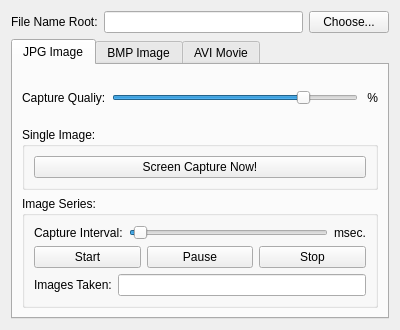
<?xml version="1.0" encoding="UTF-8"?>
<ui version="4.0">
 <class>ScreenCapture</class>
 <widget class="QWidget" name="ScreenCapture">
  <property name="geometry">
   <rect>
    <x>0</x>
    <y>0</y>
    <width>400</width>
    <height>330</height>
   </rect>
  </property>
  <property name="windowTitle">
   <string>Form</string>
  </property>
  <layout class="QVBoxLayout" name="verticalLayout">
   <item>
    <layout class="QHBoxLayout" name="horizontalLayout">
     <item>
      <widget class="QLabel" name="label">
       <property name="text">
        <string>File Name Root:</string>
       </property>
      </widget>
     </item>
     <item>
      <widget class="QLineEdit" name="fileNameEdit"/>
     </item>
     <item>
      <widget class="QPushButton" name="fileNameBtn">
       <property name="text">
        <string>Choose...</string>
       </property>
      </widget>
     </item>
    </layout>
   </item>
   <item>
    <widget class="QTabWidget" name="tabWidget">
     <property name="currentIndex">
      <number>0</number>
     </property>
     <widget class="QWidget" name="jpgImage">
      <attribute name="title">
       <string>JPG Image</string>
      </attribute>
      <layout class="QVBoxLayout" name="verticalLayout_2">
       <item>
        <layout class="QHBoxLayout" name="horizontalLayout_3">
         <item>
          <widget class="QLabel" name="label_4">
           <property name="text">
            <string>Capture Qualiy:</string>
           </property>
          </widget>
         </item>
         <item>
          <widget class="QSlider" name="jpgQualitySlider">
           <property name="minimum">
            <number>1</number>
           </property>
           <property name="maximum">
            <number>100</number>
           </property>
           <property name="value">
            <number>80</number>
           </property>
           <property name="orientation">
            <enum>Qt::Horizontal</enum>
           </property>
          </widget>
         </item>
         <item>
          <widget class="QLabel" name="jpgQualityLabel">
           <property name="text">
            <string> %</string>
           </property>
          </widget>
         </item>
        </layout>
       </item>
       <item>
        <widget class="QGroupBox" name="groupBox">
         <property name="sizePolicy">
          <sizepolicy hsizetype="Preferred" vsizetype="Preferred">
           <horstretch>0</horstretch>
           <verstretch>0</verstretch>
          </sizepolicy>
         </property>
         <property name="title">
          <string>Single Image:</string>
         </property>
         <layout class="QVBoxLayout" name="verticalLayout_3">
          <item>
           <widget class="QPushButton" name="jpgScreenCapBtn">
            <property name="text">
             <string>Screen Capture Now!</string>
            </property>
           </widget>
          </item>
         </layout>
        </widget>
       </item>
       <item>
        <widget class="QGroupBox" name="groupBox_2">
         <property name="title">
          <string>Image Series:</string>
         </property>
         <layout class="QVBoxLayout" name="verticalLayout_4">
          <item>
           <layout class="QHBoxLayout" name="horizontalLayout_4">
            <item>
             <widget class="QLabel" name="label_3">
              <property name="text">
               <string>Capture Interval:</string>
              </property>
             </widget>
            </item>
            <item>
             <widget class="QSlider" name="jpgIntervalSlider">
              <property name="minimum">
               <number>10</number>
              </property>
              <property name="maximum">
               <number>2000</number>
              </property>
              <property name="singleStep">
               <number>5</number>
              </property>
              <property name="pageStep">
               <number>50</number>
              </property>
              <property name="value">
               <number>50</number>
              </property>
              <property name="orientation">
               <enum>Qt::Horizontal</enum>
              </property>
             </widget>
            </item>
            <item>
             <widget class="QLabel" name="jpgIntervalLabel">
              <property name="text">
               <string>msec.</string>
              </property>
             </widget>
            </item>
           </layout>
          </item>
          <item>
           <layout class="QHBoxLayout" name="horizontalLayout_2">
            <item>
             <widget class="QPushButton" name="jpgStartBtn">
              <property name="text">
               <string>Start</string>
              </property>
              <property name="checkable">
               <bool>true</bool>
              </property>
             </widget>
            </item>
            <item>
             <widget class="QPushButton" name="jpgPauseBtn">
              <property name="text">
               <string>Pause</string>
              </property>
              <property name="checkable">
               <bool>true</bool>
              </property>
             </widget>
            </item>
            <item>
             <widget class="QPushButton" name="jpgStopBtn">
              <property name="text">
               <string>Stop</string>
              </property>
             </widget>
            </item>
           </layout>
          </item>
          <item>
           <layout class="QHBoxLayout" name="horizontalLayout_5">
            <item>
             <widget class="QLabel" name="label_5">
              <property name="text">
               <string>Images Taken:</string>
              </property>
             </widget>
            </item>
            <item>
             <widget class="QLineEdit" name="jpgImgsTaken">
              <property name="readOnly">
               <bool>true</bool>
              </property>
             </widget>
            </item>
           </layout>
          </item>
         </layout>
        </widget>
       </item>
      </layout>
     </widget>
     <widget class="QWidget" name="bmpImage">
      <attribute name="title">
       <string>BMP Image</string>
      </attribute>
      <layout class="QVBoxLayout" name="verticalLayout_5">
       <item>
        <widget class="QGroupBox" name="groupBox_3">
         <property name="title">
          <string>Single Image</string>
         </property>
         <layout class="QGridLayout" name="gridLayout">
          <item row="0" column="0">
           <widget class="QPushButton" name="bmpScreenCapBtn">
            <property name="text">
             <string>Screen Capture Now!</string>
            </property>
           </widget>
          </item>
         </layout>
        </widget>
       </item>
       <item>
        <widget class="QGroupBox" name="groupBox_4">
         <property name="title">
          <string>Image Series</string>
         </property>
         <layout class="QVBoxLayout" name="verticalLayout_6">
          <item>
           <layout class="QHBoxLayout" name="horizontalLayout_6">
            <item>
             <widget class="QLabel" name="label_2">
              <property name="text">
               <string>Capture Interval:</string>
              </property>
             </widget>
            </item>
            <item>
             <widget class="QSlider" name="bmpIntervalSlider">
              <property name="minimum">
               <number>10</number>
              </property>
              <property name="maximum">
               <number>2000</number>
              </property>
              <property name="singleStep">
               <number>5</number>
              </property>
              <property name="pageStep">
               <number>50</number>
              </property>
              <property name="value">
               <number>50</number>
              </property>
              <property name="orientation">
               <enum>Qt::Horizontal</enum>
              </property>
             </widget>
            </item>
            <item>
             <widget class="QLabel" name="bmpIntervalLabel">
              <property name="text">
               <string>msec.</string>
              </property>
             </widget>
            </item>
           </layout>
          </item>
          <item>
           <layout class="QHBoxLayout" name="horizontalLayout_7">
            <item>
             <widget class="QPushButton" name="bmpStartBtn">
              <property name="text">
               <string>Start</string>
              </property>
              <property name="checkable">
               <bool>true</bool>
              </property>
             </widget>
            </item>
            <item>
             <widget class="QPushButton" name="bmpPauseBtn">
              <property name="text">
               <string>Pause</string>
              </property>
              <property name="checkable">
               <bool>true</bool>
              </property>
             </widget>
            </item>
            <item>
             <widget class="QPushButton" name="bmpStopBtn">
              <property name="text">
               <string>Stop</string>
              </property>
             </widget>
            </item>
           </layout>
          </item>
          <item>
           <layout class="QHBoxLayout" name="horizontalLayout_8">
            <item>
             <widget class="QLabel" name="label_6">
              <property name="text">
               <string>Images Taken:</string>
              </property>
             </widget>
            </item>
            <item>
             <widget class="QLineEdit" name="bmpImgsTaken">
              <property name="readOnly">
               <bool>true</bool>
              </property>
             </widget>
            </item>
           </layout>
          </item>
         </layout>
        </widget>
       </item>
      </layout>
     </widget>
     <widget class="QWidget" name="aviMovie">
      <attribute name="title">
       <string>AVI Movie</string>
      </attribute>
      <layout class="QVBoxLayout" name="verticalLayout_8">
       <item>
        <widget class="QGroupBox" name="groupBox_5">
         <property name="title">
          <string>Record Movie</string>
         </property>
         <layout class="QVBoxLayout" name="verticalLayout_7">
          <item>
           <layout class="QHBoxLayout" name="horizontalLayout_9">
            <item>
             <widget class="QLabel" name="label_7">
              <property name="text">
               <string>Frame Interval:</string>
              </property>
             </widget>
            </item>
            <item>
             <widget class="QSlider" name="aviIntervalSlider">
              <property name="minimum">
               <number>10</number>
              </property>
              <property name="maximum">
               <number>2000</number>
              </property>
              <property name="singleStep">
               <number>5</number>
              </property>
              <property name="pageStep">
               <number>50</number>
              </property>
              <property name="value">
               <number>50</number>
              </property>
              <property name="orientation">
               <enum>Qt::Horizontal</enum>
              </property>
             </widget>
            </item>
            <item>
             <widget class="QLabel" name="aviIntervalLabel">
              <property name="text">
               <string>msec.</string>
              </property>
             </widget>
            </item>
           </layout>
          </item>
          <item>
           <layout class="QHBoxLayout" name="horizontalLayout_10">
            <item>
             <widget class="QPushButton" name="aviStartBtn">
              <property name="text">
               <string>Start</string>
              </property>
              <property name="checkable">
               <bool>true</bool>
              </property>
             </widget>
            </item>
            <item>
             <widget class="QPushButton" name="aviPauseBtn">
              <property name="text">
               <string>Pause</string>
              </property>
              <property name="checkable">
               <bool>true</bool>
              </property>
             </widget>
            </item>
            <item>
             <widget class="QPushButton" name="aviStopBtn">
              <property name="text">
               <string>Stop</string>
              </property>
             </widget>
            </item>
           </layout>
          </item>
          <item>
           <layout class="QHBoxLayout" name="horizontalLayout_11">
            <item>
             <widget class="QLabel" name="label_8">
              <property name="text">
               <string>Images Taken:</string>
              </property>
             </widget>
            </item>
            <item>
             <widget class="QLineEdit" name="aviImgsTaken">
              <property name="readOnly">
               <bool>true</bool>
              </property>
             </widget>
            </item>
           </layout>
          </item>
          <item>
           <spacer name="verticalSpacer">
            <property name="orientation">
             <enum>Qt::Vertical</enum>
            </property>
            <property name="sizeHint" stdset="0">
             <size>
              <width>20</width>
              <height>40</height>
             </size>
            </property>
           </spacer>
          </item>
         </layout>
        </widget>
       </item>
      </layout>
     </widget>
    </widget>
   </item>
  </layout>
 </widget>
 <resources/>
 <connections/>
</ui>
